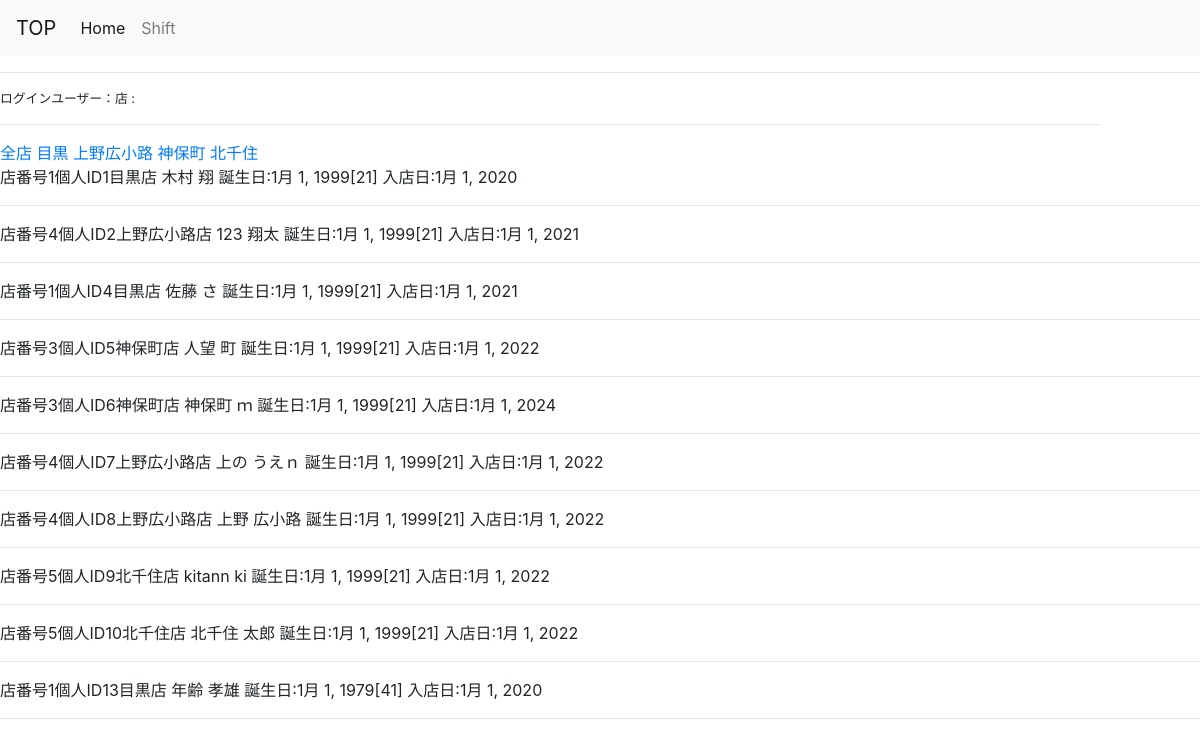
Screenshot of /user_list/ with the database file from the repository.
### register/models.py (models this page shows, shortened)
class User(AbstractBaseUser, PermissionsMixin):
    email = models.EmailField(_('email address'), unique=True)
    first_name = models.CharField(_('first name'), max_length=30, blank=True)
    last_name = models.CharField(_('last name'), max_length=150, blank=True)
    is_staff = models.BooleanField(
        _('staff status'),
        default=False,
        help_text=_(
            'Designates whether the user can log into this admin site.'),
    )
    is_active = models.BooleanField(
        _('active'),
        default=True,
        help_text=_(
            'Designates whether this user should be treated as active. '
            'Unselect this instead of deleting accounts.'
        ),
    )
    date_joined = models.DateTimeField(_('date joined'), default=timezone.now)
    objects = CustomUserManager()
    EMAIL_FIELD = 'email'
    USERNAME_FIELD = 'email'
    REQUIRED_FIELDS = []
    class Meta:
        verbose_name = _('user')
        verbose_name_plural = _('users')

class Shops(models.Model):
    SHOP_CHOICES = (
    ('1', '目黒'),
    ('2', '狛江'),
    ('3', '神保町'),
    ('4', '上野広小路'),
    ('5', '北千住'),)
    shop = models.CharField("店舗", max_length=3,choices=SHOP_CHOICES, blank=True,default=1)
    user = models.OneToOneField(settings.AUTH_USER_MODEL,on_delete=models.CASCADE,)
    def __str__(self):
        return self.shop

class UserData(models.Model):
    date_of_birth = models.DateField("生年月日",blank=True,default=datetime(1999, 1, 1))
    start_day = models.DateField("入店日",blank=True,default=datetime(1999, 1, 1))
    user = models.OneToOneField(settings.AUTH_USER_MODEL,on_delete=models.CASCADE)

### register/views.py (the view)
# urls.py: path('user_list/',views.Userlist.as_view(),name='user_list'),
class Userlist(generic.ListView):
    model = User
    template_name = 'user_list'

### register/templatetags/math_tags.py (called while the page is built)
@register.filter
def age(v):
    if v is None:
        return None
    else:
        today = datetime.today()
        tyear = today.year
        tmonth= today.month
        tday=today.day
        byear = v.year
        bmonth = v.month
        bday =v.day
        age = tyear-byear
        if tmonth <= bmonth and tday <= bday:
            age = age-1
        return age

### register/templates/register/user_list.html (shortened to what this page needs)
{% extends "register/base.html" %}
{% block content %}
{% load math_tags %}
        <a href="{% url 'register:user_list' %}" >全店</a>
        <a href="{% url 'register:shop_list' 1 %}" >目黒</a>
        <a href="{% url 'register:shop_list' 2 %}">上野広小路</a>
        <a href="{% url 'register:shop_list' 5 %}">神保町</a>
        <a href="{% url 'register:shop_list' 9 %}">北千住</a><br>
<tr>
{% for user in user_list %}
<td>店番号{{ user.shops }}個人ID{{ user.id }}{{user.shops.get_shop_display}}店</td>
<td>{{ user.last_name }}&nbsp;{{user.first_name}}</td>
<td>誕生日:{{user.userdata.date_of_birth}}[{{user.userdata.date_of_birth|age}}]  </td>
<td>入店日:{{user.userdata.start_day }}  </td><hr>
</tr>
{% endfor %}
{% endblock %}

### rows the page displays
User: shops "1", id "1", shops.shop "目黒", last_name "木村", first_name "翔", userdata.date_of_birth "1月 1, 1999", userdata.date_of_birth|age "21", userdata.start_day "1月 1, 2020"
User: shops "4", id "2", shops.shop "上野広小路", last_name "123", first_name "翔太", userdata.date_of_birth "1月 1, 1999", userdata.date_of_birth|age "21", userdata.start_day "1月 1, 2021"
User: shops "1", id "4", shops.shop "目黒", last_name "佐藤", first_name "さ", userdata.date_of_birth "1月 1, 1999", userdata.date_of_birth|age "21", userdata.start_day "1月 1, 2021"
User: shops "3", id "5", shops.shop "神保町", last_name "人望", first_name "町", userdata.date_of_birth "1月 1, 1999", userdata.date_of_birth|age "21", userdata.start_day "1月 1, 2022"
User: shops "3", id "6", shops.shop "神保町", last_name "神保町", first_name "ｍ", userdata.date_of_birth "1月 1, 1999", userdata.date_of_birth|age "21", userdata.start_day "1月 1, 2024"
User: shops "4", id "7", shops.shop "上野広小路", last_name "上の", first_name "うえｎ", userdata.date_of_birth "1月 1, 1999", userdata.date_of_birth|age "21", userdata.start_day "1月 1, 2022"
User: shops "4", id "8", shops.shop "上野広小路", last_name "上野", first_name "広小路", userdata.date_of_birth "1月 1, 1999", userdata.date_of_birth|age "21", userdata.start_day "1月 1, 2022"
User: shops "5", id "9", shops.shop "北千住", last_name "kitann", first_name "ki", userdata.date_of_birth "1月 1, 1999", userdata.date_of_birth|age "21", userdata.start_day "1月 1, 2022"
User: shops "5", id "10", shops.shop "北千住", last_name "北千住", first_name "太郎", userdata.date_of_birth "1月 1, 1999", userdata.date_of_birth|age "21", userdata.start_day "1月 1, 2022"
User: shops "1", id "13", shops.shop "目黒", last_name "年齢", first_name "孝雄", userdata.date_of_birth "1月 1, 1979", userdata.date_of_birth|age "41", userdata.start_day "1月 1, 2020"
